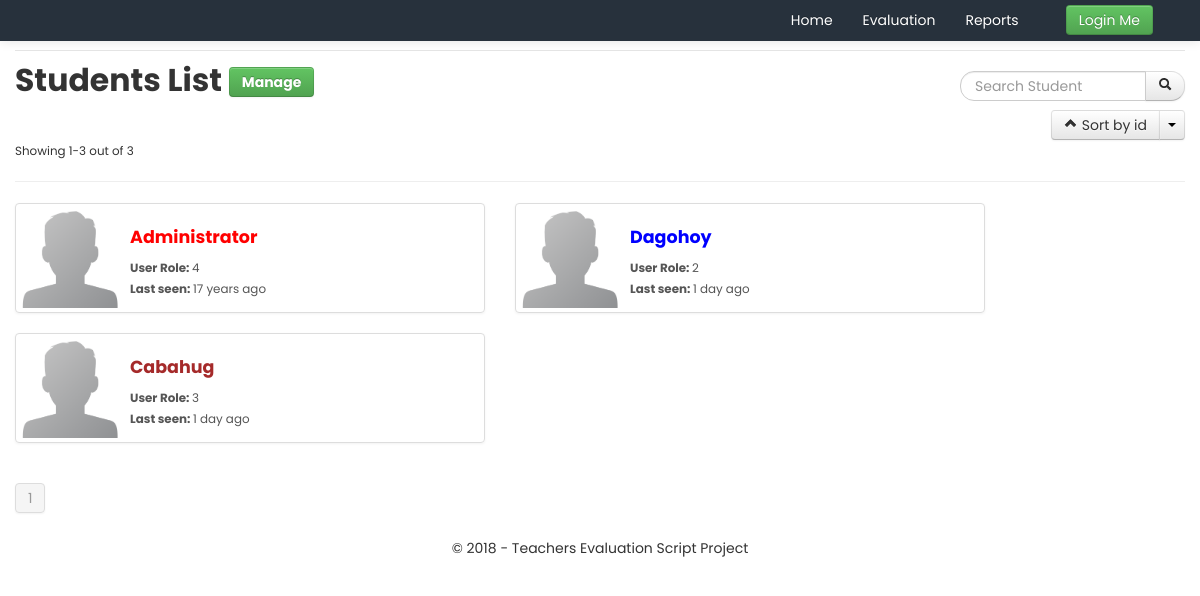
Page /students.php on the committed database.
### tables this page shows
CREATE TABLE `APP_users` (
  `userid` int(11) NOT NULL,
  `username` varchar(50) NOT NULL,
  `last_name` varchar(100) NOT NULL,
  `first_name` varchar(100) NOT NULL,
  `middle_name` varchar(100) NOT NULL,
  `mobile` varchar(25) NOT NULL,
  `age` varchar(50) NOT NULL,
  `gender` enum('Male','Female') NOT NULL,
  `password` varchar(50) NOT NULL,
  `email` varchar(255) NOT NULL,
  `key` varchar(50) NOT NULL,
  `validated` varchar(100) NOT NULL,
  `groupid` int(11) NOT NULL DEFAULT '2',
  `lastactive` int(11) NOT NULL,
  `showavt` int(11) NOT NULL DEFAULT '1',
  `banned` int(11) NOT NULL,
  `regtime` int(11) NOT NULL
);

### lib/mysql.class.php (called while the page is built, shortened)
<?php
class SafeMySQL
{
  private $conn;
  public $asObj;
  private $defaults = array(
    'host'      => 'localhost',
    'user'      => 'appv2',
    'pass'      => 'appv2',
    'db'        => 'appv2',
    'port'      => NULL,
    'socket'    => NULL,
    'pconnect'  => false,
    'charset'   => 'utf8',
    'errmode'   => 'error',
    'exception' => 'Exception',
    'asObj'     => true,
  );
  function __construct($opt = array())
  {
    $opt = array_merge($this->defaults,$opt);
    $this->asObj = $opt['asObj'];
    @$this->conn = mysqli_connect($opt['host'], $opt['user'], $opt['pass'], $opt['db'], $opt['port'], $opt['socket']);
    mysqli_set_charset($this->conn, $opt['charset']) or $this->error(mysqli_error($this->conn));
  }
  public function ret($value)
  {
    if($this->asObj)
    return (object)$value;
    else
    return $value;
  }
  public function fetch($result,$mode=self::RESULT_ASSOC)
  {
    return mysqli_fetch_array($result, $mode);
  }
  public function getRow()
  {
    $query = $this->prepareQuery(func_get_args());
    if ($res = $this->rawQuery($query)) {
      $ret = $this->fetch($res);
      return $this->ret($ret);
    }
    return FALSE;
  }
  public function getAll()
  {
    $ret   = array();
    $query = $this->prepareQuery(func_get_args());
    if ( $res = $this->rawQuery($query) )
    {
      while($row = $this->fetch($res))
      {
        $ret[] = $this->ret($row);
      }
    }
    return $ret;
  }
  private function rawQuery($query)
  {
    $start = microtime(TRUE);
    $res   = mysqli_query($this->conn, $query);
    $timer = microtime(TRUE) - $start;
    return $res;
  }
  private function prepareQuery($args)
  {
    $query = '';
    $raw   = array_shift($args);
    $array = preg_split('~(\?[nsiuap])|(:[A-Za-z0-9]+)~u'," ".$raw,null,PREG_SPLIT_DELIM_CAPTURE);
    $anum  = count($args);
    $array = array_values(array_filter($array));
    preg_match("~:([A-Za-z0-9]+)~u", $raw, $match);
    $named = count($match);
    if($named)
    $vals = array_shift($args);
    else
    $vals = array();
    $pnum  = floor(count($array) / 2) - floor(count($vals)/2);
    foreach ($array as $i => $part)
    {
      if ( ($i % 2) == 0 )
      {
        $query .= $part;
        continue;
      }
      $value = array_shift($args);
      switch ($part)
      {
        case '?i':
        $part = $this->escapeInt($value);
        break;
        case '?p':
        $part = $value;
        break;
      }
      $query .= $part;
    }
    return $query;
  }
  private function escapeInt($value)
  {
    return $value;
  }
}

### inc/init.php (called while the page is built, shortened)
<?php
$set = new stdClass();
include "settings.php";
include APP_ROOT."/lib/mysql.class.php";
include APP_ROOT."/lib/users.class.php";
include APP_ROOT."/lib/options.class.php";
$db = new SafeMySQL(array(
	'host' 	=> $set->db_host,
	'user'	=> $set->db_user,
	'pass'	=> $set->db_pass,
	'db'=> $set->db_name));
	if(!($db_set = $db->getRow("SELECT * FROM `".APP_PREFIX."settings` LIMIT 1"))) {
		header("Location: install.php");
		exit;
	}
	$set = (object)array_merge((array)$set,(array)$db_set);
	$user = new User($db);
	$options = new Options;

### inc/settings.php (called while the page is built, shortened)
<?php
$set->db_host = 'localhost';
$set->db_user = 'appv2';
$set->db_pass = 'appv2';
$set->db_name = 'appv2';

### lib/options.class.php (called while the page is built, shortened)
<?php
class Options
{
	public function html($string) {
		return htmlentities($string, ENT_QUOTES);
	}
	public function tsince($time, $end_msg = 'ago') {
		$time = abs(time() - $time);
		$tokens = array (
			31536000 => 'year',
			2592000 => 'month',
			604800 => 'week',
			86400 => 'day',
			3600 => 'hour',
			60 => 'minute',
			1 => 'second'
		);
		foreach ($tokens as $unit => $text) {
			if ($time < $unit) continue;
			$numberOfUnits = floor($time / $unit);
			return $numberOfUnits.' '.$text.(($numberOfUnits>1)?'s':'').' '. $end_msg;
		}
	}
}

### students.php (the view, shortened to what this page needs)
<?php
include "inc/init.php";
include "lib/pagination.class.php";
$page->title = "Students - ". $set->site_name;
$content = '';
if(!isset($_GET['page']))
$page_number = 1;
$sort_name = array("id", "name");
if(!isset($_GET['sort']) || !in_array($_GET['sort'], array(0,1)))
$sort = 0;
else
$sort = (int)$_GET['sort'];
if(!isset($_GET['sort_type']) || !in_array($_GET['sort_type'], array(0,1)))
$sort_type = 0;
else
$sort_type = (int)$_GET['sort_type'];
if($sort == 1) {
  $order_by = "`username` ". (!$sort_type ? "ASC" : "DESC");
} else {
  $order_by = "`userid` ". (!$sort_type ? "ASC" : "DESC");
}
$show_sort_options = '';
foreach ($sort_name as $k => $v) {
  if($k != $sort)
  $show_sort_options .= "<li><a href='?sort=$k'>Sort by $v</a></li>";
}
$where = '';
if($total_results = $db->getRow("SELECT COUNT(*) as count FROM `".APP_PREFIX."users` ?p", $where)->count) {
  $perpage = 10;
  $start = ($page_number - 1) * $perpage;
  $data = $db->getAll("SELECT * FROM `".APP_PREFIX."users` ?p ORDER BY ?p LIMIT ?i, ?i", $where, $order_by, $start, $perpage);
  $pagination = new pagination($total_results, $page_number, $perpage);
  foreach($data as $u) {
    $content .= "<li class='span5 clearfix'>
    <div class='thumbnail clearfix'>
    <a href='$set->url/profile.php?u=$u->userid'><img src='img/default-avatar.png' width='100' alt='".$options->html($u->username)."' class='pull-left clearfix' style='margin-right:10px'>
    <div class='caption' class='pull-left'>
    <h4>
    <a href='$set->url/profile.php?u=$u->userid'>".$user->showName($u->userid)."</a>
    </h4>
    <small><b>User Role: </b> ".$options->html($u->groupid)."</small><br/>
    <small><b>Last seen: </b> ".$options->tsince($u->lastactive)."</small
    </div>
    </div>
    </li>";
  }
} else
$page->error = "No results were found !";
include 'header.php';
echo "
<div class='container'>
<legend><h2 class='pull-left'>Students List <a class='btn btn-success' href='$set->url'>Manage</a></h2></legend>
<form class='form-search' action='?'>
<div class='input-append pull-right'>
<input class='span2 search-query' name='q' type='text' ".( isset($_GET['q']) ? "value='".$options->html($_GET['q'])."'" : "" )." placeholder='Search Student'/>
<button type='submit' class='btn'><i class='icon-search'></i></button>
".$options->queryString("hidden", array("q","page"))."
</div>
</form>
<div class='clearfix'></div>
<div class='btn-group pull-right'>
<a class='btn btn' href='?sort=$sort&sort_type=".(!$sort_type ? 1 : 0)."'><i class='icon-chevron-".(!$sort_type ? 'up' : 'down')."'></i> Sort by ".$sort_name[$sort]."</a>
<a class='btn btn dropdown-toggle' data-toggle='dropdown' href='#'><span class='caret'></span></a>
<ul class='dropdown-menu'>
$show_sort_options
</ul>
</div>
<div class='clearfix'></div>";
if(isset($data))
echo "<small>Showing ".($start+1)."-".($start+count($data))." out of ".$total_results."</small><hr>";
else
echo "<hr>";
echo "
<ul class='thumbnails'>
$content
</ul>
".(isset($pagination) ? $pagination->pages : "" )."
</div>";
include 'footer.php';

### lib/pagination.class.php (shortened to what this page needs)
<?php
class pagination {
	function __construct($total, $page, $perpage = 10){
		$total_pages = ceil($total/$perpage);
		$query = '';
		$this->pages = "<div class='pagination'><ul>";
		for($i = max(1, $page - 3); $i <= min($page + 3, $total_pages); $i++)
		$this->pages .= ($i == $page ? "<li class='active'><a>".$i."</a></li>" : " <li><a href='?page=$i$query'>$i</a></li> ");
		$this->pages .= "</ul></div>";
		return true;
	}
}

### lib/users.class.php (shortened to what this page needs)
<?php
class User {
	var $db;
	var $data;
	function __construct($db) {
		$this->db = $db;
		$this->data = new stdClass();
		if(!$this->islg()) {
			$this->data = new stdClass();
			$this->data->groupid = 2;
		}
		$this->group = $this->getGroup();
	}
	function islg() {
		return false;
	}
	function getGroup($userid = 0) {
		if(!$userid)
		return $this->db->getRow("SELECT * FROM `".APP_PREFIX."groups` WHERE `groupid` = ?i", $this->data->groupid);
		$u = $this->db->getRow("SELECT `groupid` FROM `".APP_PREFIX."users` WHERE `userid` = ?i", $userid);
		return $this->db->getRow("SELECT * FROM `".APP_PREFIX."groups` WHERE `groupid` = ?i", $u->groupid);
	}
	function showName($userid = 0) {
		$u = $this->db->getRow("SELECT * FROM `".APP_PREFIX."users` WHERE `userid` = ?i", $userid);
		$group = $this->getGroup($userid);
		if($u->banned)
		return "<strike>".htmlentities($u->last_name, ENT_QUOTES)."</strike>";
		else
		return "<font color='".$group->color."'>".htmlentities($u->last_name, ENT_QUOTES)."</font>";
	}
}

### header.php (shortened to what this page needs)
<?php
if($page->navbar == array())
$page->navbar = $presets->GenerateNavbar();
if(!$user->islg())
unset($page->navbar[count($page->navbar)-1]);
?>
<!DOCTYPE html>
<html class="no-js">
<head>
  <link rel="stylesheet" href="css/bootstrap.css">
  <link rel="stylesheet" href="css/bootstrap-responsive.css">
  <link rel="stylesheet" href="css/main.css">
</head>
<body>
  <div class="navbar navbar-inverse navbar-fixed-top">
    <div class="navbar-inner">
      <div class="container">
        <a class="brand" href="<?php echo $set->url; ?>"><?php echo $set->site_name; ?></a>
        <div class="nav-collapse collapse">
          <?php
          if(!$user->islg()) {
            echo "
            <span class='pull-right' style='padding: 0px 32px'>
            <a href='$set->url/login.php' class='btn btn-success btn-medium'>Login Me</a>
            </span>
            ";
          }
          ?>
          <ul class="nav pull-right">
            <?php
            foreach ($page->navbar as $key => $v) {
              if ($v[0] == 'item') {
                echo "<li".($v[1]['class'] ? " class='".$v[1]['class']."'" : "").">
                <a href='".$v[1]['href']."'>".$v[1]['name']."</a></li>";
              } else if($v[0] == 'dropdown') {
                echo "<li class='dropdown".
                ($v['class'] ? " ".$v['class'] : "")."'".
                ($v['style'] ? " style='".$v['style']."'" : "").">
                <a href='#' class='dropdown-toggle' data-toggle='dropdown'>".$v['name']." <b class='caret'></b></a>
                <ul class='dropdown-menu'>";
                foreach ($v[1] as $k => $v)
                echo "<li".
                ($v['class'] ? " class='".$v['class']."'" : "").">
                <a href='".$v['href']."'>".$v['name']."</a></li>";
                echo "</ul></li>";
              }
            }
            echo "</ul>";
            echo "
            </div>
            </div>
            </div>
            </div>";

### footer.php (shortened to what this page needs)
<footer class="container-fluid text-center">
  <p>© 2018 - Teachers Evaluation Script Project</p>
</footer>
</body>
</html>

### header.php (style rules this page uses)
body { padding-top: 50px; padding-bottom: 30px; }

### rows in the picture
app_users: last_name "Administrator", groupid "4", lastactive "17 years ago"
app_users: last_name "Dagohoy", groupid "2", lastactive "1 day ago"
app_users: last_name "Cabahug", groupid "3", lastactive "1 day ago"

### other values in the picture
$v[1]['name'] "Home"
$v[1]['name'] "Evaluation"
$v[1]['name'] "Reports"
$sort_name[$sort] "id"
$start+1 "1"
$start+count($data) "3"
$total_results "3"
